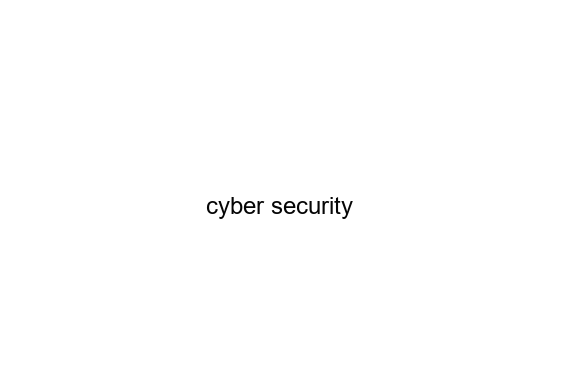
#> input picture sample-out-white.png, 578 x 385 px
$ python cvv_code2.py
#> lines starting #> are read from the running program, lines starting #| are printed output that depends on the picture; after the words box and inside, x2 and y2 are one past the last pixel; in counts of white or black regions, pixels touching at a corner belong together

import random

from PIL import Image
def change_contrast(img, level):
    factor = (259 * (level + 255)) / (255 * (259 - level))
    def contrast(c):
        return 128 + factor * (c - 128)
    return img.point(contrast)

def two_of_two(filename):
    """Generates a (2,2) visual cryptography scheme."""
#> called with filename = 'sample-out-white.png'
    original = change_contrast(Image.open(filename), 900)
#> in change_contrast, `factor = (259 * (level + 255)) / (255 * (259 - level))`: factor = -1.83
    original = original.convert("1")
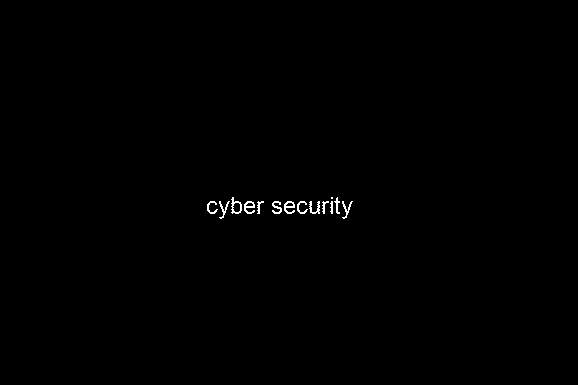
#> original: PIL image 578x385 1; 0.34% white in thin lines or dots, all inside (x1, y1, x2, y2) = (207, 197, 353, 219)
    o_pixels = original.load()

    first = Image.new("1", (original.size[0] , original.size[1] * 2))
#> first: PIL image 578x770 1; every value is 0
    f_pixels = first.load()

    second = Image.new("1", (original.size[0], original.size[1] * 2))
    s_pixels = second.load()

    for i in range(original.size[0]):
        for j in range(original.size[1]):
            if o_pixels[i,j] == 0:
                if random.randint(0, 1):
                    f_pixels[i,j * 2    ] = 1
                    f_pixels[i,j * 2 + 1] = 0
                    s_pixels[i,j * 2    ] = 0
                    s_pixels[i,j * 2 + 1] = 1
                else:
                    f_pixels[i,j * 2    ] = 0
                    f_pixels[i,j * 2 + 1] = 1
                    s_pixels[i,j * 2    ] = 1
                    s_pixels[i,j * 2 + 1] = 0
            else:
                if random.randint(0, 1):
                    f_pixels[i,j * 2    ] = 0
                    f_pixels[i,j * 2 + 1] = 1
                    s_pixels[i,j * 2    ] = 0
                    s_pixels[i,j * 2 + 1] = 1
                else:
                    f_pixels[i,j * 2    ] = 1
                    f_pixels[i,j * 2 + 1] = 0
                    s_pixels[i,j * 2    ] = 1
                    s_pixels[i,j * 2 + 1] = 0

    first.save(filename + "_share1.png")
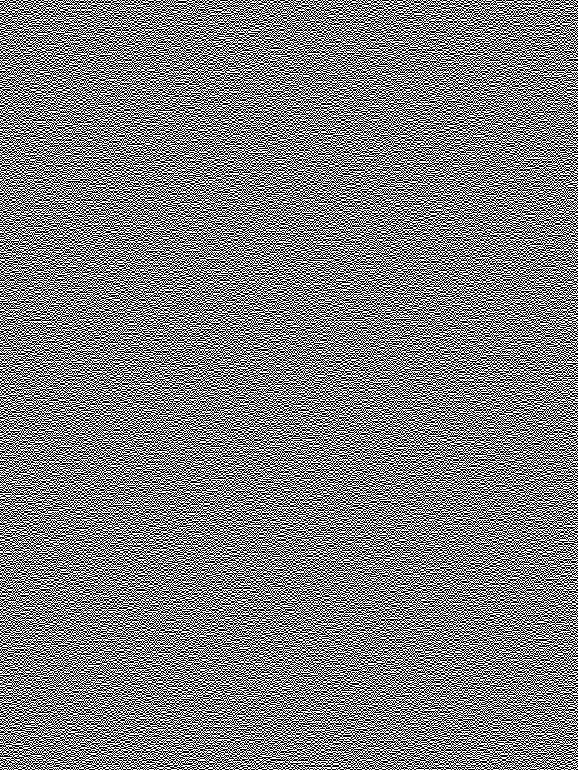
#> saved as sample-out-white.png_share1.png: PIL image 578x770 1; 50% white in thin lines or dots
    second.save(filename + "_share2.png")
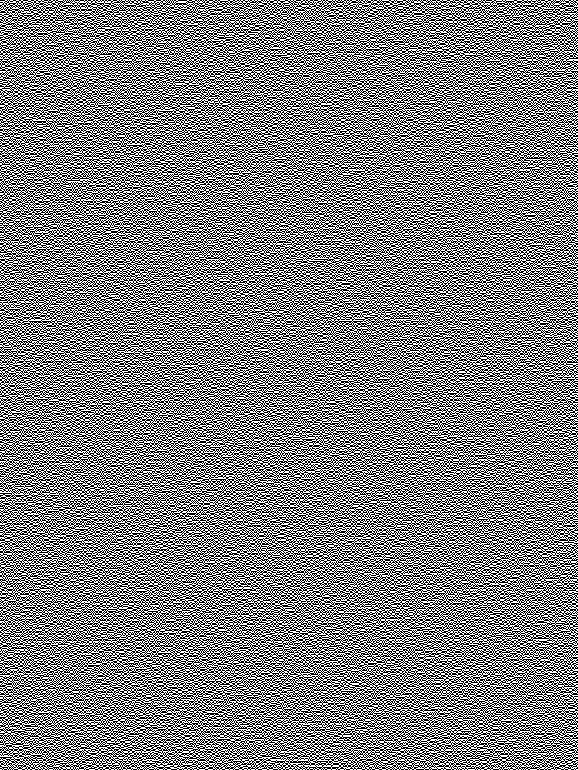
#> saved as sample-out-white.png_share2.png: PIL image 578x770 1; 50% white in thin lines or dots


if __name__ == '__main__':
    two_of_two("sample-out-white.png")
